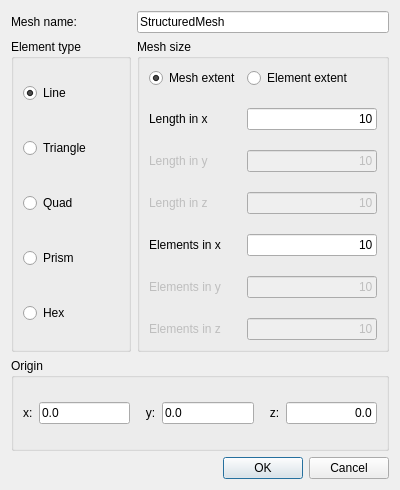
<?xml version="1.0" encoding="UTF-8"?>
<ui version="4.0">
 <class>CreateStructuredGrid</class>
 <widget class="QDialog" name="CreateStructuredGrid">
  <property name="geometry">
   <rect>
    <x>0</x>
    <y>0</y>
    <width>400</width>
    <height>490</height>
   </rect>
  </property>
  <property name="sizePolicy">
   <sizepolicy hsizetype="Preferred" vsizetype="Preferred">
    <horstretch>0</horstretch>
    <verstretch>0</verstretch>
   </sizepolicy>
  </property>
  <property name="minimumSize">
   <size>
    <width>400</width>
    <height>490</height>
   </size>
  </property>
  <property name="maximumSize">
   <size>
    <width>400</width>
    <height>490</height>
   </size>
  </property>
  <property name="windowTitle">
   <string>Create Structured Mesh</string>
  </property>
  <layout class="QGridLayout" name="gridLayout">
   <item row="3" column="0" colspan="2">
    <widget class="QDialogButtonBox" name="buttonBox">
     <property name="orientation">
      <enum>Qt::Horizontal</enum>
     </property>
     <property name="standardButtons">
      <set>QDialogButtonBox::Cancel|QDialogButtonBox::Ok</set>
     </property>
    </widget>
   </item>
   <item row="1" column="0">
    <widget class="QGroupBox" name="elementTypeBox">
     <property name="minimumSize">
      <size>
       <width>120</width>
       <height>0</height>
      </size>
     </property>
     <property name="title">
      <string>Element type</string>
     </property>
     <layout class="QGridLayout" name="gridLayout_2">
      <property name="verticalSpacing">
       <number>20</number>
      </property>
      <item row="3" column="0">
       <widget class="QRadioButton" name="prismButton">
        <property name="text">
         <string>Prism</string>
        </property>
       </widget>
      </item>
      <item row="2" column="0">
       <widget class="QRadioButton" name="quadButton">
        <property name="text">
         <string>Quad</string>
        </property>
       </widget>
      </item>
      <item row="4" column="0">
       <widget class="QRadioButton" name="hexButton">
        <property name="text">
         <string>Hex</string>
        </property>
       </widget>
      </item>
      <item row="0" column="0">
       <widget class="QRadioButton" name="lineButton">
        <property name="text">
         <string>Line</string>
        </property>
        <property name="checked">
         <bool>true</bool>
        </property>
       </widget>
      </item>
      <item row="1" column="0">
       <widget class="QRadioButton" name="triButton">
        <property name="text">
         <string>Triangle</string>
        </property>
       </widget>
      </item>
     </layout>
    </widget>
   </item>
   <item row="1" column="1">
    <widget class="QGroupBox" name="paramBox">
     <property name="title">
      <string>Mesh size</string>
     </property>
     <layout class="QGridLayout" name="gridLayout_3">
      <property name="verticalSpacing">
       <number>20</number>
      </property>
      <item row="6" column="1">
       <widget class="QLineEdit" name="zElemEdit">
        <property name="enabled">
         <bool>false</bool>
        </property>
        <property name="text">
         <string>10</string>
        </property>
        <property name="alignment">
         <set>Qt::AlignRight|Qt::AlignTrailing|Qt::AlignVCenter</set>
        </property>
       </widget>
      </item>
      <item row="5" column="0">
       <widget class="QLabel" name="yElemLabel">
        <property name="enabled">
         <bool>false</bool>
        </property>
        <property name="text">
         <string>Elements in y</string>
        </property>
       </widget>
      </item>
      <item row="1" column="1">
       <widget class="QLineEdit" name="xLengthEdit">
        <property name="text">
         <string>10</string>
        </property>
        <property name="alignment">
         <set>Qt::AlignRight|Qt::AlignTrailing|Qt::AlignVCenter</set>
        </property>
       </widget>
      </item>
      <item row="0" column="1">
       <widget class="QRadioButton" name="elemExtentButton">
        <property name="text">
         <string>Element extent</string>
        </property>
       </widget>
      </item>
      <item row="4" column="0">
       <widget class="QLabel" name="xElemLabel">
        <property name="text">
         <string>Elements in x</string>
        </property>
       </widget>
      </item>
      <item row="6" column="0">
       <widget class="QLabel" name="zElemLabel">
        <property name="enabled">
         <bool>false</bool>
        </property>
        <property name="text">
         <string>Elements in z</string>
        </property>
       </widget>
      </item>
      <item row="0" column="0">
       <widget class="QRadioButton" name="meshExtentButton">
        <property name="text">
         <string>Mesh extent</string>
        </property>
        <property name="checked">
         <bool>true</bool>
        </property>
       </widget>
      </item>
      <item row="2" column="0">
       <widget class="QLabel" name="yLengthLabel">
        <property name="enabled">
         <bool>false</bool>
        </property>
        <property name="text">
         <string>Length in y</string>
        </property>
       </widget>
      </item>
      <item row="5" column="1">
       <widget class="QLineEdit" name="yElemEdit">
        <property name="enabled">
         <bool>false</bool>
        </property>
        <property name="text">
         <string>10</string>
        </property>
        <property name="alignment">
         <set>Qt::AlignRight|Qt::AlignTrailing|Qt::AlignVCenter</set>
        </property>
       </widget>
      </item>
      <item row="4" column="1">
       <widget class="QLineEdit" name="xElemEdit">
        <property name="text">
         <string>10</string>
        </property>
        <property name="alignment">
         <set>Qt::AlignRight|Qt::AlignTrailing|Qt::AlignVCenter</set>
        </property>
       </widget>
      </item>
      <item row="3" column="1">
       <widget class="QLineEdit" name="zLengthEdit">
        <property name="enabled">
         <bool>false</bool>
        </property>
        <property name="text">
         <string>10</string>
        </property>
        <property name="alignment">
         <set>Qt::AlignRight|Qt::AlignTrailing|Qt::AlignVCenter</set>
        </property>
       </widget>
      </item>
      <item row="1" column="0">
       <widget class="QLabel" name="xLengthLabel">
        <property name="text">
         <string>Length in x</string>
        </property>
       </widget>
      </item>
      <item row="3" column="0">
       <widget class="QLabel" name="zLengthLabel">
        <property name="enabled">
         <bool>false</bool>
        </property>
        <property name="text">
         <string>Length in z</string>
        </property>
       </widget>
      </item>
      <item row="2" column="1">
       <widget class="QLineEdit" name="yLengthEdit">
        <property name="enabled">
         <bool>false</bool>
        </property>
        <property name="text">
         <string>10</string>
        </property>
        <property name="alignment">
         <set>Qt::AlignRight|Qt::AlignTrailing|Qt::AlignVCenter</set>
        </property>
       </widget>
      </item>
     </layout>
    </widget>
   </item>
   <item row="2" column="0" colspan="2">
    <widget class="QGroupBox" name="originBox">
     <property name="title">
      <string>Origin</string>
     </property>
     <layout class="QGridLayout" name="gridLayout_4">
      <item row="0" column="0">
       <widget class="QLabel" name="xOriginLabel">
        <property name="text">
         <string>x:</string>
        </property>
       </widget>
      </item>
      <item row="0" column="4">
       <widget class="QLabel" name="zOriginLabel">
        <property name="text">
         <string>   z:</string>
        </property>
       </widget>
      </item>
      <item row="0" column="3">
       <widget class="QLineEdit" name="yOriginEdit">
        <property name="text">
         <string>0.0</string>
        </property>
       </widget>
      </item>
      <item row="0" column="2">
       <widget class="QLabel" name="yOriginLabel">
        <property name="text">
         <string>   y:</string>
        </property>
       </widget>
      </item>
      <item row="0" column="1">
       <widget class="QLineEdit" name="xOriginEdit">
        <property name="text">
         <string>0.0</string>
        </property>
       </widget>
      </item>
      <item row="0" column="5">
       <widget class="QLineEdit" name="zOriginEdit">
        <property name="text">
         <string>0.0</string>
        </property>
        <property name="alignment">
         <set>Qt::AlignRight|Qt::AlignTrailing|Qt::AlignVCenter</set>
        </property>
       </widget>
      </item>
     </layout>
    </widget>
   </item>
   <item row="0" column="0">
    <widget class="QLabel" name="meshNameLabel">
     <property name="text">
      <string>Mesh name:</string>
     </property>
     <property name="margin">
      <number>11</number>
     </property>
    </widget>
   </item>
   <item row="0" column="1">
    <widget class="QLineEdit" name="meshNameEdit">
     <property name="text">
      <string>StructuredMesh</string>
     </property>
    </widget>
   </item>
  </layout>
 </widget>
 <tabstops>
  <tabstop>meshNameEdit</tabstop>
  <tabstop>lineButton</tabstop>
  <tabstop>triButton</tabstop>
  <tabstop>quadButton</tabstop>
  <tabstop>prismButton</tabstop>
  <tabstop>hexButton</tabstop>
  <tabstop>meshExtentButton</tabstop>
  <tabstop>elemExtentButton</tabstop>
  <tabstop>xLengthEdit</tabstop>
  <tabstop>yLengthEdit</tabstop>
  <tabstop>zLengthEdit</tabstop>
  <tabstop>xElemEdit</tabstop>
  <tabstop>yElemEdit</tabstop>
  <tabstop>zElemEdit</tabstop>
  <tabstop>xOriginEdit</tabstop>
  <tabstop>yOriginEdit</tabstop>
  <tabstop>zOriginEdit</tabstop>
  <tabstop>buttonBox</tabstop>
 </tabstops>
 <resources/>
 <connections>
  <connection>
   <sender>buttonBox</sender>
   <signal>accepted()</signal>
   <receiver>CreateStructuredGrid</receiver>
   <slot>accept()</slot>
   <hints>
    <hint type="sourcelabel">
     <x>229</x>
     <y>364</y>
    </hint>
    <hint type="destinationlabel">
     <x>157</x>
     <y>274</y>
    </hint>
   </hints>
  </connection>
  <connection>
   <sender>buttonBox</sender>
   <signal>rejected()</signal>
   <receiver>CreateStructuredGrid</receiver>
   <slot>reject()</slot>
   <hints>
    <hint type="sourcelabel">
     <x>297</x>
     <y>361</y>
    </hint>
    <hint type="destinationlabel">
     <x>286</x>
     <y>274</y>
    </hint>
   </hints>
  </connection>
 </connections>
</ui>
